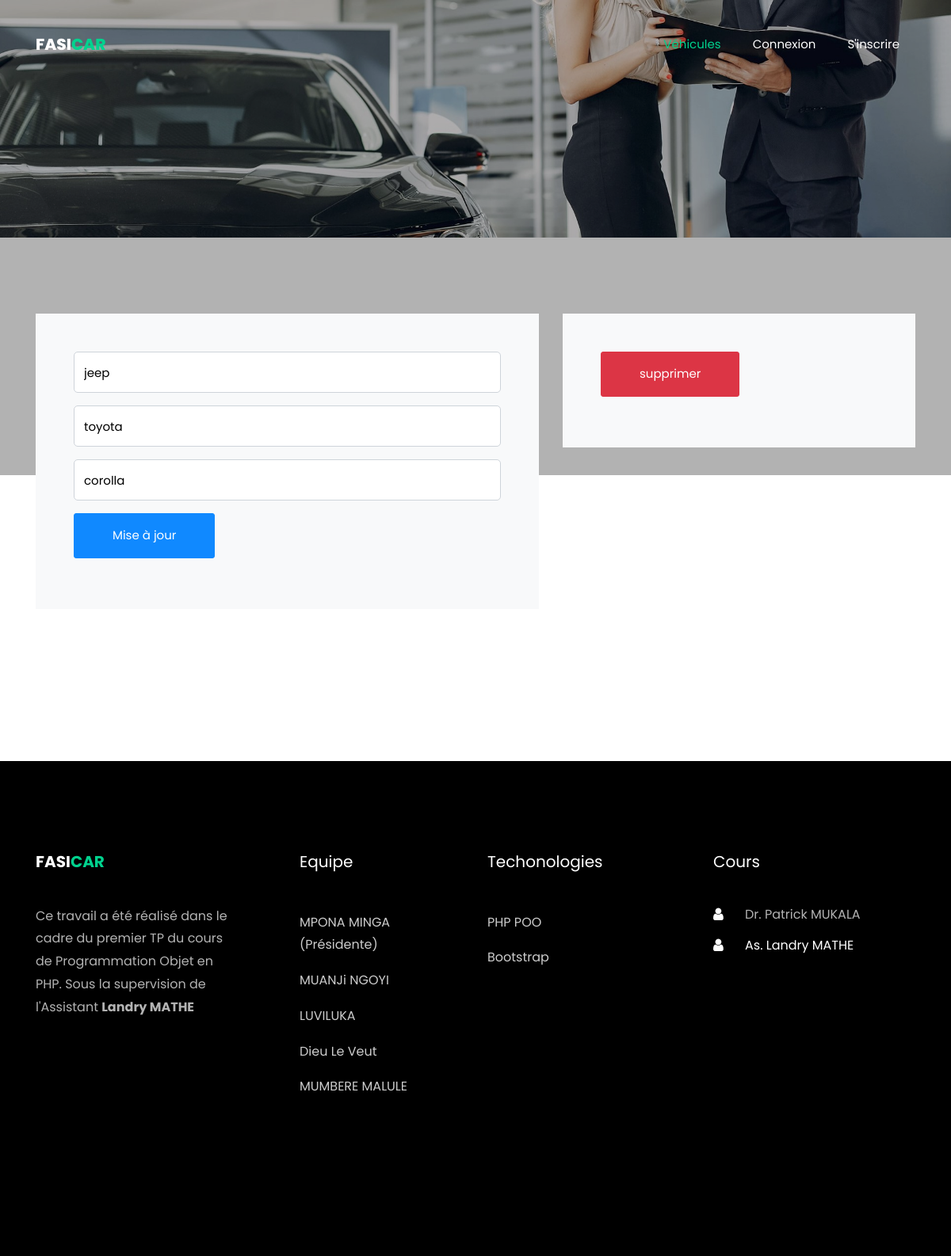
The page /car.details.php?id=2 on the database its author committed.
### tables this page shows
CREATE TABLE IF NOT EXISTS `t_voitures` (
  `id` int(11) NOT NULL AUTO_INCREMENT,
  `categorie` varchar(50) NOT NULL,
  `marque` varchar(50) NOT NULL,
  `model` varchar(50) NOT NULL,
  `image` longblob,
  `imatriculation` varchar(50) NOT NULL,
  `tarif` double NOT NULL,
  `disponibilite` int(11) NOT NULL,
  `etat` int(11) NOT NULL,
  PRIMARY KEY (`id`)
);

### src/Database/Database.php (called while the page is built, shortened)
<?php
class Database
{
    private $pdo;
    private function getPDO()
    {
        if($this->pdo === null){
            $pdo = new PDO(
                "mysql:dbname=location_vehicules;host=localhost" ,
                "root",
                "",
                array(PDO::MYSQL_ATTR_INIT_COMMAND => 'SET NAMES utf8',
                PDO::ATTR_ERRMODE => PDO::ERRMODE_WARNING)
            );
            $this->pdo = $pdo;
        }
        return $this->pdo;
    }
    public function prepare($requete, $param)
    {
        $pdo = $this->getPDO();
        $req = $pdo->prepare($requete);
        $req->setFetchMode(PDO::FETCH_OBJ);
        $bool = $req->execute($param);
        $data = $req->fetchAll();
        return $data;
    }
}

### src/Classes/Car.php (called while the page is built, shortened)
<?php
class Car
{
    private $db;
    public function __construct()
    {
        $this->db = new Database();
    }
    public function details($id)
    {
        return  $this->db->prepare(
            "SELECT * FROM t_voitures
             WHERE id = :id",
             ['id' => $id]
        );
    }
}

### public/car.details.php (the view, shortened to what this page needs)
<?php
    $car = new Car();
    $c = $car->details($_GET['id']);
?>
<?php include('partials/head.php');?>
<section class="hero-wrap hero-wrap-2 js-fullheight" style="background-image: url('images/bg_3.jpg');" data-stellar-background-ratio="0.5">
      <div class="overlay"></div>
      <div class="container">
        <div class="row no-gutters slider-text js-fullheight align-items-end justify-content-start">
          <div class="col-md-9 ftco-animate pb-5">
            <h1 class="mb-3 bread">Details du Vehicule</h1>
          </div>
        </div>
      </div>
    </section>
    <section class="ftco-section contact-section">
      <div class="container">
        <div class="row d-flex mb-5 contact-info">
          <div class="col-md-7 block-9 mb-md-5">
            <form action="#" class="bg-light p-5 contact-form" method="post">
              <div class="form-group">
                <input type="text" name="categorie" class="form-control" value="<?= $c[0]->categorie ?>">
              </div>
              <div class="form-group">
                <input type="text" name="marque" class="form-control" value="<?= $c[0]->marque ?>">
              </div>
              <div class="form-group">
                <input type="text" name="model" class="form-control" value="<?= $c[0]->model ?>">
              </div>
              <div class="form-group">
                <input type="submit" name="update" value="Mise à jour" class="btn btn-primary py-3 px-5">
              </div>
            </form>
          </div>
          <div class="col-md-5">
              <form action="#" class="bg-light p-5 contact-form" method="post">
              <div class="form-group">
                <input type="submit" name="delete" value="supprimer" class="btn btn-danger py-3 px-5">
              </div>
            </form>
          </div>
        </div>
      </div>
    </section>
    <?php include('partials/footer.php');?>

### rows shown on the page
t_voitures: categorie "jeep", marque "toyota", model "corolla"
